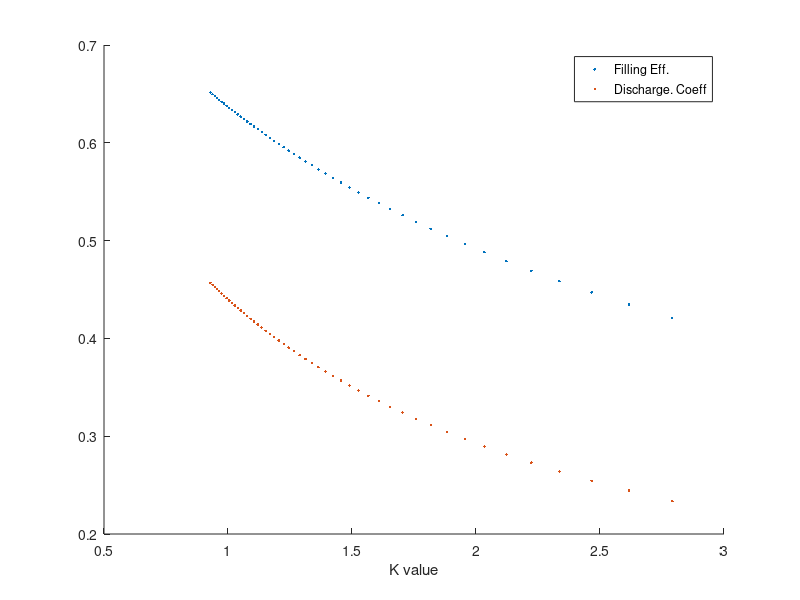

Write the MATLAB code that produced this figure. (Note: this script raises an error after producing the figure.)
%{
Purdue Space Program - Liquids
Research and Development - coaxial bi-swirl sizing code
Created by: Jacob Bell

- In this version, the inner element is size via spray cone angle. The First
loop iterates until a certain spray cone angle value is met, determining
all other parameters. The outer element is size via film thickness; a value
is guessed, and for the guessed value the actual film thickness is found.
This iterates until guessed value and actual value converge. The outer
element is restricted somewhat by the inner element sizing, and has a much
smaller cd and much larger K value.

- I'd like to emphasize the point that
many things are assumed initially, including the radius of swirling
"coefficient of nozzle opening" and chamber length.
%}
clc;
clear; 

% Global Constants
gravity = 32.3; % [ft/s^2] Acceleration due to gravity

%% Inner Element constants and assumptions
m_dot_LOX = 1; % [lbm/s] Oxidizer mass flow  
delta_p_LOX = 10800; % [lbf/ft^2] Oxidizer pressure drop 
LOX_dens = 71.168; % [lb/ft^3] LOX density 
in_inlets = 3; % [N/A] number of tangential inlets 
spray_angle = 30; % [deg.] Desired spray half angle 
kin_visc_LOX= 2.362 * 10^-6; % [ft^2/s] kinematic viscosity of LOX
K_guess = 3;
inner_wall_thck = .005104; % [ft] wall thickness of the inner element, ~ 1/16"
coeff_nozzle_open = 2; % coefficient of nozzle opening, from Beyvel pg. 263 
    % should be (2-5), Bazarov says 3x. This value is the ratio of "swirl
    % arm"/nozzle radius

%% Inner Loop
spray_vals = zeros(7,1);
lcv = 1;
while lcv < 200
    in_fill_eff = fzero(@(in_fill_eff) K_guess - (((1-in_fill_eff) * sqrt(2)) ...
        / (in_fill_eff * sqrt(in_fill_eff))), .4); % [N/A] Beyvel and Orzechowski, Eq. 5-65
    
    in_disc_coeff = in_fill_eff * sqrt(in_fill_eff / (2 - in_fill_eff)); % [N/A] Beyvel and Orzechowski, Eq. 5-66
    
    fcn = @(inner_S) ((sqrt(1 - in_disc_coeff^2 * K_guess^2)) ...
    - (inner_S * sqrt(inner_S^2 - in_disc_coeff^2 * K_guess^2)) ...
    - (in_disc_coeff^2 * K_guess^2 * log((1 ...
    + sqrt(1 - in_disc_coeff^2 * K_guess^2)) ...
    / (inner_S + sqrt(inner_S^2 - in_disc_coeff^2 ...
    * K_guess^2)))) - in_disc_coeff); % Beyvel Eq. 5-58

    inner_S = fzero(fcn, .8);

    in_swirl_diam = sqrt(4 * m_dot_LOX / (pi * in_disc_coeff * ...
        sqrt(2 * LOX_dens * delta_p_LOX * gravity))); % Beyvel, Eq. 5-82
    
    in_R = (coeff_nozzle_open * in_swirl_diam) / 2; % "swirl arm", center axis to inlet
    
    inner_inlet_diam = sqrt((2 * in_R * in_swirl_diam) / (in_inlets * K_guess)); % Beyvel, Eq. 5-84

    Re_LOX = (4 * m_dot_LOX)/ (pi * LOX_dens * ...
        kin_visc_LOX * sqrt(in_inlets) * inner_inlet_diam); % Beyvel, Eq. 5-86
    
    inner_frict_coeff = exp((25.8/log(Re_LOX)^2.58) - 2); % inlet hydraulic loss Coefficient Beyvel, Eq. 5-87
    
    K_frict = (in_R * (in_swirl_diam / 2)) / ((in_inlets * ...
        (inner_inlet_diam / 2)^2) + (inner_frict_coeff / 2) * ...
        in_R * (in_R - (in_swirl_diam / 2))); % K value taking hydraulic loss into account Beyvel, Eq. 5-81

    eq_fill_eff = fzero(@(eq_fill_eff) K_frict - (((1-eq_fill_eff) * sqrt(2)) ...
        / (eq_fill_eff * sqrt(eq_fill_eff))), .4); % [N/A] Beyvel and Orzechowski, Eq. 5-65

    eq_disc_coeff = eq_fill_eff * sqrt(eq_fill_eff / ...
        (2 - eq_fill_eff)); % temporary discharge coeff from K_frict value

    in_visc_disc_coeff = eq_disc_coeff / (sqrt(1 + ...
        eq_disc_coeff^2 * (K_guess^2 / coeff_nozzle_open^2))); % Bazarov Eq. 99. Takes into account angular momentum losses

    in_visc_swirl_diam = sqrt(4 * m_dot_LOX / (pi * in_visc_disc_coeff * ...
        sqrt(2 * LOX_dens * delta_p_LOX * gravity))); % Beyvel, Eq. 5-82

    in_R = (coeff_nozzle_open * in_visc_swirl_diam) / 2;

    K_visc = (2 * in_R * in_visc_swirl_diam) / (in_inlets * ...
        inner_inlet_diam^2); % Beyvel 5-83

    visc_spray_angle = atand((2 * in_disc_coeff * K_visc) / sqrt((1 + inner_S)^2 - ...
    (4 * in_visc_disc_coeff^2 * K_guess^2))); % Beyvel, Eq. 5-80

    spray_vals(1,lcv) = lcv;
    spray_vals(2,lcv) = visc_spray_angle;
    spray_vals(3,lcv) = K_visc;
    spray_vals(4,lcv) = in_visc_swirl_diam * 12;
    spray_vals(5,lcv) = inner_inlet_diam * 12;
    spray_vals(6,lcv) = in_fill_eff;
    spray_vals(7,lcv) = in_visc_disc_coeff;
    spray_vals(8,lcv) = inner_S;

    lcv = lcv + 1;
    if (visc_spray_angle - spray_angle) < .04
        K_final = K_visc;
        inner_diam_final = in_visc_swirl_diam;
        ex_nozzle_diam = inner_diam_final + (2 * inner_wall_thck); % rough guess, wall = 1/16"
        break
    else
        K_guess = K_visc;
    end
end

hold("on");
plot(spray_vals(3,:),spray_vals(6,:),".");
plot(spray_vals(3,:),spray_vals(7,:),".");
xlabel("K value");
legend("Filling Eff.", "Discharge. Coeff");


%% Inner swirler final parameter calcs
inner_nozzle_length = 2 * in_swirl_diam; % Suggested by Bazarov pg. 76
inner_chamber_length = 3 * in_R; % From Bazarov, should be (2-3) * R pg. 76
inner_inlet_length = (inner_inlet_diam / 2) * 3; % Suggested by Bazarov to be (3-4) * inlet radius pg. 76
in_cham_diam = (2 * in_R) + inner_inlet_diam;

% TIME FOR PART TWO!!!!!!

%% Outer Element constants and assumptions
m_dot_FUEL = .313; % [lbm/s] Fuel mass flow  
delta_p_FUEL = 10800; % [lbf/ft^2] Fuel pressure drop 
FUEL_dens = 27.0; % [lb/ft^3] Fuel density 
out_inlets = 4; % [N/A] number of tangential inlets 
kin_visc_FUEL= 2.362 * 10^-6; % [ft^2/s] kinematic viscosity of Fuel
coeff_nozzle_open = 3.5; % coefficient of nozzle opening, from Beyvel pg. 263 
    % should be (2-5), Bazarov says 3x (for closed). This value is the ratio of "swirl
    % arm"/nozzle radius
permit_vortex = (ex_nozzle_diam / 2) + .00098425; % value comes from bazarov, Pg. 76 is .3mm

%% INITIAL OUTER VALUES using minimum values for outlet area 
film_thick_guess = .00098425; % same as gap, just a guess
out_swirl_diam = 2 * permit_vortex + 2 * film_thick_guess; % first estimation of outer diameter
effective_flow_area = m_dot_FUEL / sqrt(2 * FUEL_dens * delta_p_FUEL * gravity); % [] Beyvel, Eq. 5-63
outlet_area = (pi / 4) * out_swirl_diam^2; % [] 
out_disc_coeff = effective_flow_area / outlet_area; % [N/A]

%% Outer Loop
lcv_out = 1;
while lcv_out < 100
    fcn = @(out_filling_eff) (out_filling_eff * sqrt(out_filling_eff ...
        / (2 - out_filling_eff)) - out_disc_coeff); % Beyvel Eq. 5-66

    out_filling_eff = fzero(fcn, .7);

    outer_K = (((1 - out_filling_eff) * sqrt(2)) ...
        / (out_filling_eff * sqrt(out_filling_eff))); % [N/A] Beyvel, Eq. 5-65

    out_disc_coeff = out_filling_eff * sqrt(out_filling_eff / (2 - out_filling_eff));

    fcn = @(out_S) ((sqrt(abs(1 - out_disc_coeff^2 * outer_K^2))) ...
    - (out_S * sqrt(abs(out_S^2 - out_disc_coeff^2 * outer_K^2))) ...
    - (out_disc_coeff^2 * outer_K^2 * log((1 ...
    + sqrt(abs(1 - out_disc_coeff^2 * outer_K^2))) ...
    / (out_S + sqrt(abs(inner_S^2 - out_disc_coeff^2 ...
    * outer_K^2))))) - out_disc_coeff); % Beyvel Eq. 5-58

    out_S = fzero(fcn, .7);

    film_thick = .5 * (out_swirl_diam - (out_S * out_swirl_diam));

    out_swirl_diam_new = (2 * permit_vortex) + (2 * film_thick);

     if abs((out_swirl_diam_new - out_swirl_diam) / out_swirl_diam) < .005
         break
     else
         out_swirl_diam = out_swirl_diam_new;
     end
     lcv_out = lcv_out + 1;
end

%% Outer element final parameters
out_R = (out_swirl_diam * coeff_nozzle_open) / 2;
out_inlet_diam = sqrt((2 * out_R * out_swirl_diam) / (out_inlets * outer_K)); % Beyvel, Eq. 5-84
outer_nozzle_length = 2 * out_swirl_diam; % Suggested by Bazarov pg. 76
outer_chamber_length = out_R; % can really be anything reasonable
outer_inlet_length = (out_inlet_diam / 2) * 3; % Suggested by Bazarov to be (3-4) * inlet radius
outer_chamber_diam = (2 * out_R) + out_inlet_diam;
outer_check = (2 * out_R * out_swirl_diam) / (out_inlets * out_inlet_diam^2);

%% Inner swirler output table
inner_params = ["Inner Swirl Diam."; "Inner Inlet Diam."; "Inner Chamber Lg."; "Inner Inlet Lg."; "Inner Chamber diam."; "Discharge Coef."];
inner_value = [inner_diam_final * 12; inner_inlet_diam * 12; inner_chamber_length * 12; inner_inlet_length * 12; in_cham_diam * 12; in_visc_disc_coeff];
units = ["[in]"; "[in]"; "[in]"; "[in]"; "[in]"; "[N/A]"];
inner_output = table(inner_params, inner_value, units);

%% Outer swirler output table
outer_params = ["Outer Swirl Diam."; "Outer Inlet Diam."; "Outer Chamber Lg."; "Outer Inlet Lg."; "Outer Chamber diam."];
outer_value = [out_swirl_diam_new * 12; out_inlet_diam * 12; outer_chamber_length * 12; outer_inlet_length * 12; outer_chamber_diam * 12];
outer_units = ["[in]"; "[in]"; "[in]"; "[in]"; "[in]"];
outer_output = table(outer_params, outer_value, outer_units);

















